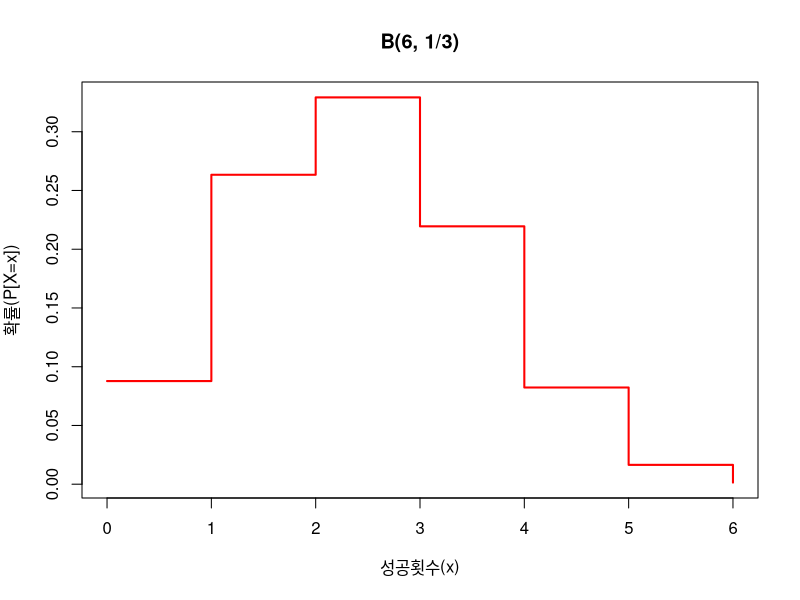

Source code (R):
n <- 6
p <- 1/3
x <- 0:n

(dbinom(2, size=n, prob=p))
(dbinom(4, size=n, prob=p))
(px <- dbinom(x, size=n, prob=p))
plot(x, px, type="s", xlab="성공횟수(x)", ylab="확률(P[X=x])", main="B(6, 1/3)", lwd=2, col="red")

(pbinom(2, size=n, prob=p))
(pbinom(4, size=n, prob=p))
(pbinom(4, size=n, prob=p) - pbinom(2, size=n, prob=p))

(qbinom(0.1, size=n, prob=p))
(qbinom(0.5, size=n, prob=p))

(rbinom(10, size=n, prob=p))